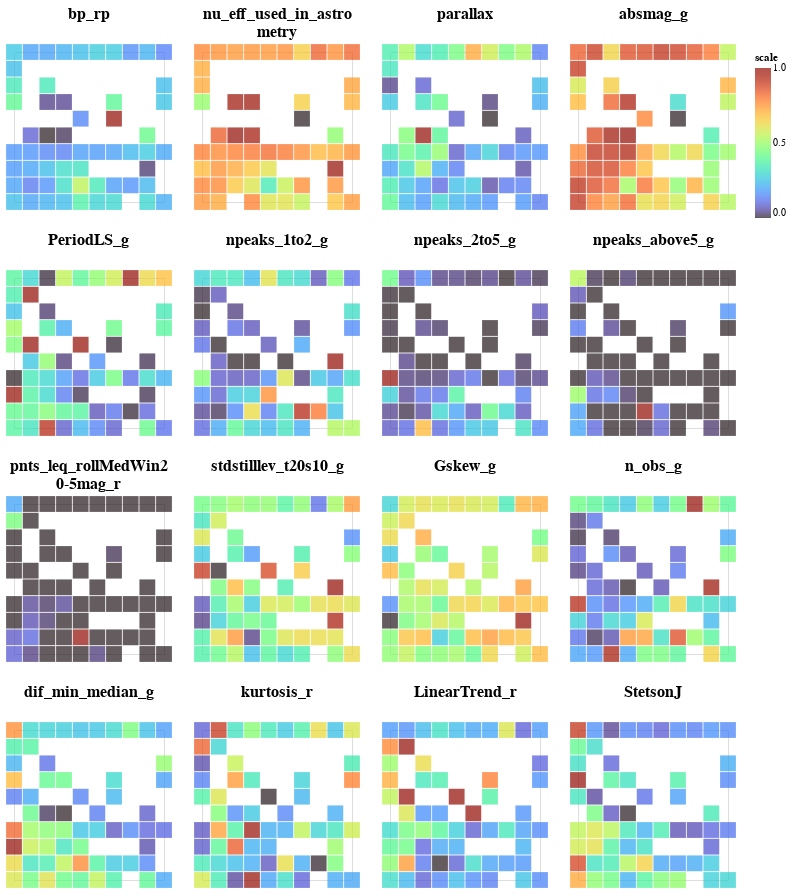

Here is the notebook cell this chart was saved with:
### Code cell
def plot_factor_map2(df_map, title='Factor Map',fig_size=(150,150),node_size=1):
    #df_map['size']=df_map['size']*node_size
    return alt.Chart(df_map).mark_square().encode(
        x=alt.X('x1',axis=None),
        y=alt.Y('x2',axis=None),
        color=alt.Color('scale:Q',
                        scale=alt.Scale(scheme='turbo')),
        size=alt.value(250),
        tooltip=['x1','x2','scale:Q'],
        #opacity='density'
    ).properties(title=title, width=fig_size[0], height=fig_size[1])

# Select subset of columns

varnames_g = ['Amplitude_g','dif_min_median_g','dif_min_median_g','npeaks_1to2_g','npeaks_2to5_g',
            'npeaks_above5_g','Eta_e_g','CAR_sigma_g','Freq1_harmonics_amplitude_0_g','Skew_g',
            'LinearTrend_g','freq_pwr_max_g','Std_g','MedianAbsDev_g','stdstilllev_t20s10_g',
            'Mean_g','min_mag_g','n_obs_g'
            ]
# Remove _g and add _r
varnames_r = [v.replace('_g','_r') for v in varnames_g]

# Colour and Gaia features
varnames_gaia = ['parallax','pm','clr_mean','clr_bright','bp_rp','bp_g','g_rp','StetsonJ','StetsonL']

# NAM varnames
varnames_nam = ['bp_rp','nu_eff_used_in_astrometry','parallax','absmag_g',
                'PeriodLS_g','npeaks_1to2_g','npeaks_2to5_g','npeaks_above5_g',
                'pnts_leq_rollMedWin20-5mag_r','stdstilllev_t20s10_g','Gskew_g','n_obs_g',
                'dif_min_median_g','kurtosis_r','LinearTrend_r','StetsonJ']


# varnames = selected
var = 0
feature_list = varnames_nam

# %%
chart = alt.vconcat().configure_title(fontSize=16,fontWeight='bold')
count = 0
count = 0
new_line = '\n'
for rr in range(100):
    row = alt.hconcat()
    for cc in range(4):
        if var<len(feature_list):
            idx_X_set = X_cols.index(feature_list[var])
            row |= plot_factor_map2(
                factor_map(gtm_model, X_set.iloc[:,idx_X_set]),
                title=[feature_list[var][0:20], feature_list[var][20:34]])
            var = var + 1
    chart &= row

chart
